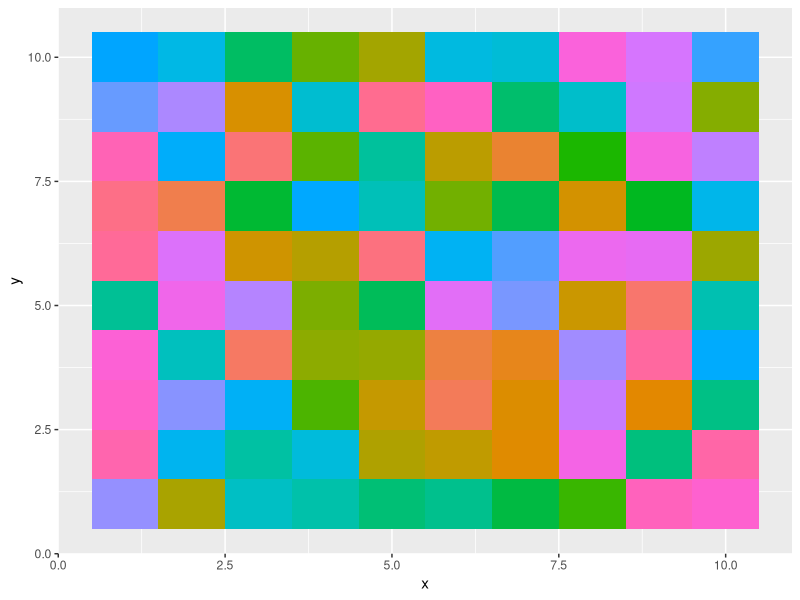

This figure's R source:
## ---- chunk 1
library(dplyr)
library(colorspace)
library(ggplot2)
## ---- chunk 2
set.seed(17)
rgbtib <- tidyr::expand_grid(x = 1:10, y = 1:10) %>% 
  mutate(R = sample(0:255, 100),
                         G = sample(0:255, 100),
                         B = sample(0:255, 100))
rgbtib
## ---- chunk 3
rgb2hex <- function(R, G, B, maxval = 255) {
  rgbobj <- colorspace::RGB(R/maxval, G/maxval, B/maxval)
  hexval <- colorspace::hex(rgbobj)
  return(hexval)
}
## ---- chunk 4
rgb2hex(177, 41, 147)
## ---- chunk 5
"#D970C8"
## ---- chunk 6
rgbtib <- rgbtib %>% 
  mutate(hexvals = rgb2hex(R, G, B))
rgbtib
## ---- chunk 7
ggplot(rgbtib, aes(x = x, y = y, fill = hexvals)) + geom_tile() + theme(legend.position = 'none')
